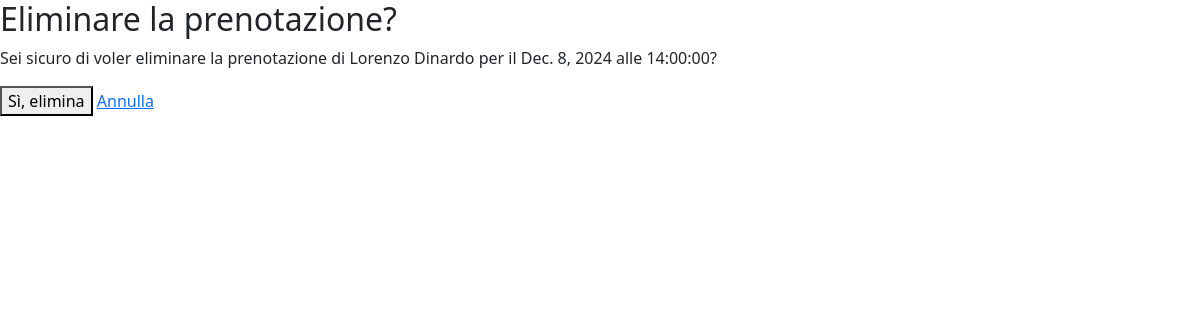
Page /gestionale/elimina/1/ (signed in) on the committed database.
### gestionale/models.py (models this page shows, shortened)
class Reservation(models.Model):
    first_name = models.CharField(max_length=100)
    last_name = models.CharField(max_length=100)
    phone_number = models.CharField(max_length=20)
    guests = models.IntegerField(default=1)
    reservation_date = models.DateField()
    reservation_time = models.CharField(max_length=10)  # Mantieni sempre il formato 'HH:MM'
    cookie_consent = models.BooleanField(default=False)
    profiling_consent = models.BooleanField(default=False)
    promotional_sms_consent = models.BooleanField(default=False)
    accept_all = models.BooleanField(default=False)

### gestionale/views.py (the view)
# urls.py: path('elimina/<int:reservation_id>/', views.elimina_prenotazione, name='elimina_prenotazione'),
@login_required
def elimina_prenotazione(request, reservation_id):
    reservation = get_object_or_404(Reservation, id=reservation_id)
    if request.method == 'POST':
        reservation.delete()
        return redirect('gestionale:prenotazioni')
    return render(request, 'gestionale/elimina_prenotazione.html', {'reservation': reservation})

### gestionale/templates/gestionale/elimina_prenotazione.html (shortened to what this page needs)
{% extends "base.html" %}
{% block content %}
<h2>Eliminare la prenotazione?</h2>
<p>Sei sicuro di voler eliminare la prenotazione di {{ reservation.first_name }} {{ reservation.last_name }} per il {{ reservation.reservation_date }} alle {{ reservation.reservation_time }}?</p>
<form method="post">
    <button type="submit" class="delete-button">Sì, elimina</button>
    <a href="{% url 'gestionale:prenotazioni' %}" class="cancel-button">Annulla</a>
</form>
{% endblock %}

### rows in the picture
Reservation: first_name "Lorenzo", last_name "Dinardo", reservation_date "Dec. 8, 2024", reservation_time "14:00:00"
